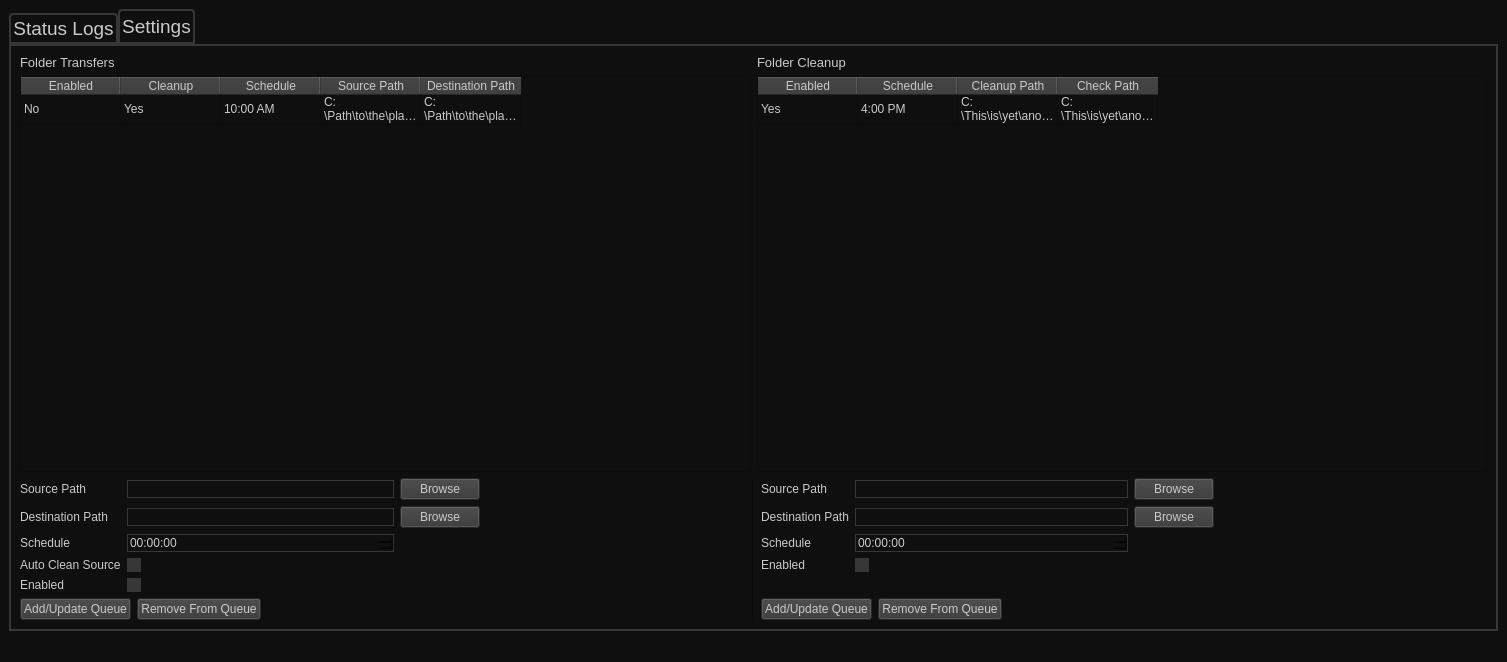
<?xml version="1.0" encoding="UTF-8"?>
<ui version="4.0">
 <class>MainWindow</class>
 <widget class="QMainWindow" name="MainWindow">
  <property name="geometry">
   <rect>
    <x>0</x>
    <y>0</y>
    <width>1507</width>
    <height>662</height>
   </rect>
  </property>
  <property name="windowTitle">
   <string>MainWindow</string>
  </property>
  <property name="styleSheet">
   <string notr="true">background-color: rgb(15,15,15);
color:rgb(202,202,202);</string>
  </property>
  <widget class="QWidget" name="centralwidget">
   <layout class="QGridLayout" name="gridLayout">
    <item row="1" column="0">
     <widget class="QTabWidget" name="tabWidget">
      <property name="font">
       <font>
        <pointsize>14</pointsize>
       </font>
      </property>
      <property name="styleSheet">
       <string notr="true">QTabWidget::pane{
        border: 2px solid rgb(55,55,55);
}
 
QTabBar::tab{
        border: 2px solid rgb(55,55,55);
        border-top-left-radius: 4px;
        border-top-right-radius: 4px;
        min-width: 8ex;
        padding: 2px;
}
 
QTabBar::tab:selected{
        border-bottom-color:rgb(55,55,55);
}
 
QTabBar::tab:!selected{
        margin-top: 4px;
}
 
QSpinBox{
        background-color:rgb(55,55,55);
}
 
QPushButton{
        background-color:rgb(55,55,55);
}

QLineEdit{
	border: 1px solid rgb(55,55,55);
}

QTimeEdit{
	border: 1px solid rgb(55,55,55);
}

QCheckBox:indicator{
	background-color:rgb(55,55,55);
}

QCheckBox:indicator:checked{
	background-color:green;
}</string>
      </property>
      <property name="currentIndex">
       <number>1</number>
      </property>
      <widget class="QWidget" name="logging_maintabwidget_tab">
       <attribute name="title">
        <string>Status Logs</string>
       </attribute>
       <layout class="QGridLayout" name="gridLayout_2">
        <item row="0" column="0">
         <widget class="QLabel" name="label">
          <property name="font">
           <font>
            <pointsize>10</pointsize>
           </font>
          </property>
          <property name="text">
           <string>File Transfer Logs</string>
          </property>
         </widget>
        </item>
        <item row="0" column="1">
         <widget class="QLabel" name="label_2">
          <property name="font">
           <font>
            <pointsize>10</pointsize>
           </font>
          </property>
          <property name="text">
           <string>File Cleanup Logs</string>
          </property>
         </widget>
        </item>
        <item row="1" column="0">
         <widget class="QTextBrowser" name="textBrowser"/>
        </item>
        <item row="1" column="1">
         <widget class="QTextBrowser" name="textBrowser_2"/>
        </item>
       </layout>
      </widget>
      <widget class="QWidget" name="settings_maintabwidget_tab">
       <attribute name="title">
        <string>Settings</string>
       </attribute>
       <layout class="QGridLayout" name="gridLayout_4">
        <item row="0" column="0">
         <layout class="QGridLayout" name="gridLayout_5">
          <item row="0" column="0">
           <layout class="QVBoxLayout" name="verticalLayout_2">
            <item>
             <widget class="QLabel" name="label_3">
              <property name="font">
               <font>
                <pointsize>10</pointsize>
               </font>
              </property>
              <property name="text">
               <string>Folder Transfers</string>
              </property>
             </widget>
            </item>
            <item>
             <widget class="QTableWidget" name="transfer_table_widget">
              <property name="styleSheet">
               <string notr="true">QHeaderView:section{
	background-color:rgb(55,55,55);
}</string>
              </property>
              <attribute name="verticalHeaderVisible">
               <bool>false</bool>
              </attribute>
              <row>
               <property name="text">
                <string>1</string>
               </property>
              </row>
              <column>
               <property name="text">
                <string>Enabled</string>
               </property>
              </column>
              <column>
               <property name="text">
                <string>Cleanup</string>
               </property>
              </column>
              <column>
               <property name="text">
                <string>Schedule</string>
               </property>
              </column>
              <column>
               <property name="text">
                <string>Source Path</string>
               </property>
              </column>
              <column>
               <property name="text">
                <string>Destination Path</string>
               </property>
              </column>
              <item row="0" column="0">
               <property name="text">
                <string>No</string>
               </property>
              </item>
              <item row="0" column="1">
               <property name="text">
                <string>Yes</string>
               </property>
              </item>
              <item row="0" column="2">
               <property name="text">
                <string>10:00 AM</string>
               </property>
              </item>
              <item row="0" column="3">
               <property name="text">
                <string>C:\Path\to\the\place\thats\good</string>
               </property>
              </item>
              <item row="0" column="4">
               <property name="text">
                <string>C:\Path\to\the\place\thats\good</string>
               </property>
              </item>
             </widget>
            </item>
           </layout>
          </item>
          <item row="0" column="1">
           <layout class="QVBoxLayout" name="verticalLayout">
            <item>
             <widget class="QLabel" name="label_4">
              <property name="font">
               <font>
                <pointsize>10</pointsize>
               </font>
              </property>
              <property name="text">
               <string>Folder Cleanup</string>
              </property>
             </widget>
            </item>
            <item>
             <widget class="QTableWidget" name="cleanup_table_widget">
              <property name="styleSheet">
               <string notr="true">QHeaderView:section{
	background-color:rgb(55,55,55);
}</string>
              </property>
              <attribute name="horizontalHeaderStretchLastSection">
               <bool>false</bool>
              </attribute>
              <attribute name="verticalHeaderVisible">
               <bool>false</bool>
              </attribute>
              <row>
               <property name="text">
                <string>1</string>
               </property>
              </row>
              <column>
               <property name="text">
                <string>Enabled</string>
               </property>
              </column>
              <column>
               <property name="text">
                <string>Schedule</string>
               </property>
              </column>
              <column>
               <property name="text">
                <string>Cleanup Path</string>
               </property>
              </column>
              <column>
               <property name="text">
                <string>Check Path</string>
               </property>
              </column>
              <item row="0" column="0">
               <property name="text">
                <string>Yes</string>
               </property>
              </item>
              <item row="0" column="1">
               <property name="text">
                <string>4:00 PM</string>
               </property>
              </item>
              <item row="0" column="2">
               <property name="text">
                <string>C:\This\is\yet\another\path\to\places</string>
               </property>
              </item>
              <item row="0" column="3">
               <property name="text">
                <string>C:\This\is\yet\another\path\to\places</string>
               </property>
              </item>
             </widget>
            </item>
           </layout>
          </item>
         </layout>
        </item>
        <item row="1" column="0">
         <layout class="QHBoxLayout" name="horizontalLayout">
          <item>
           <layout class="QVBoxLayout" name="verticalLayout_3">
            <item>
             <layout class="QGridLayout" name="gridLayout_3">
              <item row="0" column="0">
               <widget class="QLabel" name="label_6">
                <property name="text">
                 <string>Source Path</string>
                </property>
               </widget>
              </item>
              <item row="3" column="1">
               <widget class="QCheckBox" name="checkBox_2">
                <property name="text">
                 <string/>
                </property>
               </widget>
              </item>
              <item row="3" column="0">
               <widget class="QLabel" name="label_5">
                <property name="text">
                 <string>Auto Clean Source</string>
                </property>
               </widget>
              </item>
              <item row="0" column="1">
               <widget class="QLineEdit" name="lineEdit">
                <property name="styleSheet">
                 <string notr="true"/>
                </property>
               </widget>
              </item>
              <item row="1" column="0">
               <widget class="QLabel" name="label_7">
                <property name="text">
                 <string>Destination Path</string>
                </property>
               </widget>
              </item>
              <item row="1" column="1">
               <widget class="QLineEdit" name="lineEdit_2"/>
              </item>
              <item row="2" column="0">
               <widget class="QLabel" name="label_8">
                <property name="text">
                 <string>Schedule</string>
                </property>
               </widget>
              </item>
              <item row="0" column="2">
               <widget class="QPushButton" name="pushButton">
                <property name="text">
                 <string>Browse</string>
                </property>
               </widget>
              </item>
              <item row="1" column="2">
               <widget class="QPushButton" name="pushButton_2">
                <property name="text">
                 <string>Browse</string>
                </property>
               </widget>
              </item>
              <item row="2" column="1">
               <widget class="QTimeEdit" name="timeEdit"/>
              </item>
              <item row="4" column="1">
               <widget class="QCheckBox" name="checkBox">
                <property name="text">
                 <string/>
                </property>
               </widget>
              </item>
              <item row="4" column="0">
               <widget class="QLabel" name="label_9">
                <property name="text">
                 <string>Enabled</string>
                </property>
               </widget>
              </item>
              <item row="0" column="3">
               <spacer name="horizontalSpacer_4">
                <property name="orientation">
                 <enum>Qt::Horizontal</enum>
                </property>
                <property name="sizeHint" stdset="0">
                 <size>
                  <width>40</width>
                  <height>20</height>
                 </size>
                </property>
               </spacer>
              </item>
             </layout>
            </item>
            <item>
             <layout class="QHBoxLayout" name="horizontalLayout_2">
              <item>
               <widget class="QPushButton" name="pushButton_3">
                <property name="text">
                 <string>Add/Update Queue</string>
                </property>
               </widget>
              </item>
              <item>
               <widget class="QPushButton" name="pushButton_4">
                <property name="text">
                 <string>Remove From Queue</string>
                </property>
               </widget>
              </item>
              <item>
               <spacer name="horizontalSpacer_2">
                <property name="orientation">
                 <enum>Qt::Horizontal</enum>
                </property>
                <property name="sizeHint" stdset="0">
                 <size>
                  <width>40</width>
                  <height>20</height>
                 </size>
                </property>
               </spacer>
              </item>
             </layout>
            </item>
           </layout>
          </item>
          <item>
           <widget class="Line" name="line_3">
            <property name="orientation">
             <enum>Qt::Vertical</enum>
            </property>
           </widget>
          </item>
          <item>
           <layout class="QGridLayout" name="gridLayout_6">
            <item row="0" column="0">
             <layout class="QVBoxLayout" name="verticalLayout_4">
              <item>
               <layout class="QGridLayout" name="gridLayout_7">
                <item row="0" column="1">
                 <widget class="QLineEdit" name="lineEdit_4"/>
                </item>
                <item row="3" column="0">
                 <widget class="QLabel" name="label_10">
                  <property name="text">
                   <string>Enabled</string>
                  </property>
                 </widget>
                </item>
                <item row="0" column="0">
                 <widget class="QLabel" name="label_11">
                  <property name="text">
                   <string>Source Path</string>
                  </property>
                 </widget>
                </item>
                <item row="1" column="1">
                 <widget class="QLineEdit" name="lineEdit_3"/>
                </item>
                <item row="1" column="0">
                 <widget class="QLabel" name="label_12">
                  <property name="text">
                   <string>Destination Path</string>
                  </property>
                 </widget>
                </item>
                <item row="0" column="2">
                 <widget class="QPushButton" name="pushButton_5">
                  <property name="text">
                   <string>Browse</string>
                  </property>
                 </widget>
                </item>
                <item row="1" column="2">
                 <widget class="QPushButton" name="pushButton_6">
                  <property name="text">
                   <string>Browse</string>
                  </property>
                 </widget>
                </item>
                <item row="0" column="3">
                 <spacer name="horizontalSpacer_3">
                  <property name="orientation">
                   <enum>Qt::Horizontal</enum>
                  </property>
                  <property name="sizeHint" stdset="0">
                   <size>
                    <width>40</width>
                    <height>20</height>
                   </size>
                  </property>
                 </spacer>
                </item>
                <item row="3" column="1">
                 <widget class="QCheckBox" name="checkBox_3">
                  <property name="text">
                   <string/>
                  </property>
                 </widget>
                </item>
                <item row="2" column="0">
                 <widget class="QLabel" name="label_13">
                  <property name="text">
                   <string>Schedule</string>
                  </property>
                 </widget>
                </item>
                <item row="2" column="1">
                 <widget class="QTimeEdit" name="timeEdit_2"/>
                </item>
                <item row="4" column="0">
                 <widget class="QLabel" name="label_14">
                  <property name="text">
                   <string/>
                  </property>
                 </widget>
                </item>
               </layout>
              </item>
              <item>
               <layout class="QHBoxLayout" name="horizontalLayout_4">
                <item>
                 <widget class="QPushButton" name="pushButton_7">
                  <property name="text">
                   <string>Add/Update Queue</string>
                  </property>
                 </widget>
                </item>
                <item>
                 <widget class="QPushButton" name="pushButton_8">
                  <property name="text">
                   <string>Remove From Queue</string>
                  </property>
                 </widget>
                </item>
                <item>
                 <spacer name="horizontalSpacer_5">
                  <property name="orientation">
                   <enum>Qt::Horizontal</enum>
                  </property>
                  <property name="sizeHint" stdset="0">
                   <size>
                    <width>40</width>
                    <height>20</height>
                   </size>
                  </property>
                 </spacer>
                </item>
               </layout>
              </item>
             </layout>
            </item>
           </layout>
          </item>
         </layout>
        </item>
       </layout>
      </widget>
     </widget>
    </item>
   </layout>
  </widget>
  <widget class="QStatusBar" name="statusbar"/>
 </widget>
 <resources/>
 <connections/>
</ui>
